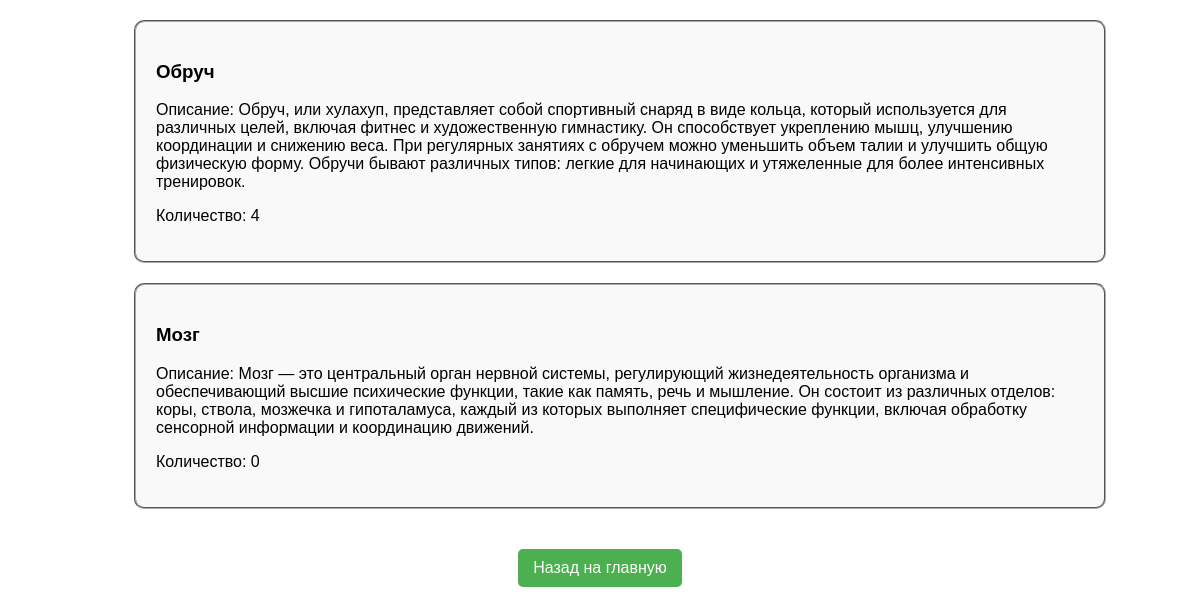
/inventory/owned_inventory/ (signed in), run on an earlier commit of the app's database.
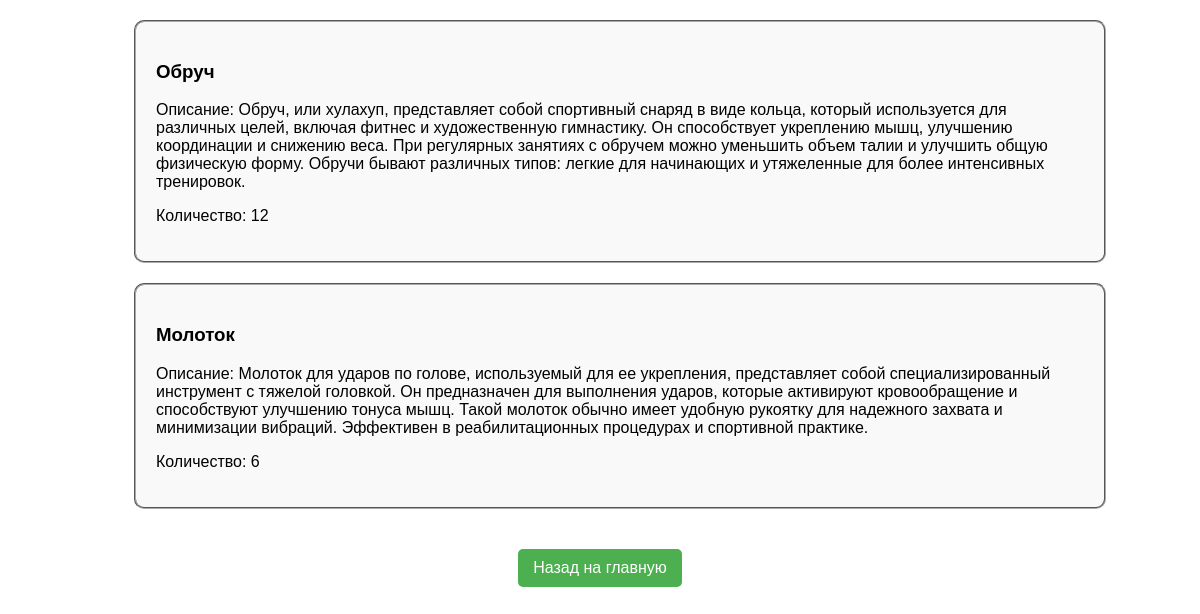
And on a later commit of the database.
### invpage/models.py (models this page shows, shortened)
class Ownership(models.Model):
    user = models.ForeignKey(settings.AUTH_USER_MODEL, on_delete=models.CASCADE, related_name='owned_items', verbose_name=_("Пользователь"))
    item = models.ForeignKey(InventoryItem, on_delete=models.CASCADE, related_name='owners', verbose_name=_("Инвентарь"))
    quantity = models.PositiveIntegerField(default=1, verbose_name=_("Количество"))

class InventoryItem(models.Model):
    name = models.CharField(max_length=255, verbose_name=_("Название"))
    description = models.TextField(verbose_name=_("Описание"))
    status = models.CharField(max_length=50, default='Исправен', verbose_name=_("Статус"))
    item_id = models.AutoField(primary_key=True)
    quantity = models.PositiveIntegerField(default=0, verbose_name=_("Количество"))
    class Meta:
        verbose_name = _("предмет инвентаря")
        verbose_name_plural = _("Предметы инвентаря")

### invpage/views.py (the view)
# urls.py: path('owned_inventory/', owned_inv, name='owned_inv'),
@login_required
def owned_inv(request):
    user = request.user
    owned_items = Ownership.objects.filter(user=user).select_related('item')
    return render(request, 'inventory_owned.html', {'owned_items': owned_items})

### invpage/templates/inventory_owned.html (shortened to what this page needs)
{% load static %}
<!DOCTYPE html>
<html lang="en">
<head>
    <link rel="stylesheet" href="{% static 'invpage/css/own_inv.css' %}">
</head>
<body>
<ul class="inventory-list good" id="inventory-list-good">
    {% for el in owned_items %}
        <li>
            <div class="inventory-card">
                <h3>{{ el.item.name }}</h3>
                <p>Описание: {{ el.item.description }}</p>
                <p>Количество: {{ el.quantity }}</p>
            </div>
        </li>
    {% empty %}
        <li>Нет доступного инвентаря.</li>
    {% endfor %}
</ul>
<div class="button-container">
    <a href="{% url 'index' %}">Назад на главную</a>
</div>
</body>
</html>

What changed in the data, as far as the page shows it:
removed Ownership: item.name "Мозг", item.description "Мозг — это центральный орган нервной системы, регулирующий жизнедеятельность организма и обеспечивающий высшие психические функции, такие как память, речь и мышление. Он состоит из различных отделов: коры, ствола, мозжечка и гипоталамуса, каждый из которых выполняет специфические функции, включая обработку сенсорной информации и координацию движений.", quantity "0"
changed Ownership "Обруч": quantity "4" → "12"
added Ownership: item.name "Молоток", item.description "Молоток для ударов по голове, используемый для ее укрепления, представляет собой специализированный инструмент с тяжелой головкой. Он предназначен для выполнения ударов, которые активируют кровообращение и способствуют улучшению тонуса мышц. Такой молоток обычно имеет удобную рукоятку для надежного захвата и минимизации вибраций. Эффективен в реабилитационных процедурах и спортивной практике.", quantity "6"
